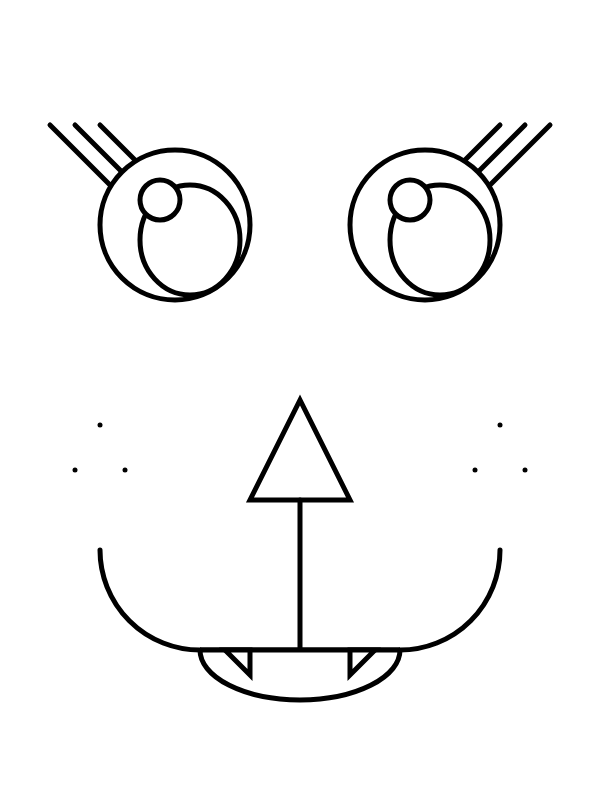
Frame 1 (no input)
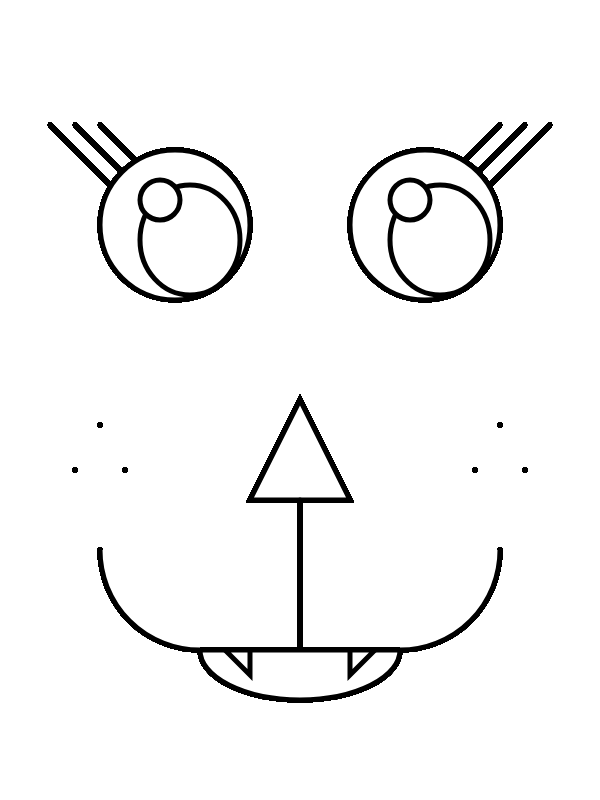
Frame 60 (no input)
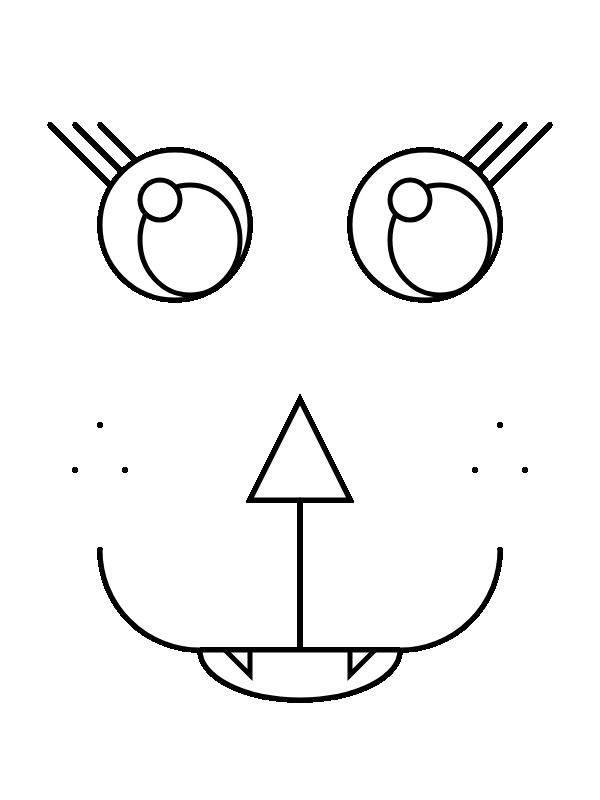
Frame 120 (the mouse pressed at the canvas centre since frame 60)

The p5.js sketch that drew these frames (run headless with seeded random() and noise() and a simulated clock; from frame 60 on, the mouse is pressed at the canvas centre):

// p5.js sketch
// ── sketch.js
// originally created by Jen G
// modified by susan evans

function setup() {
  createCanvas(600, 800);
  background(255);
}

function draw() {
  face(300, 400);
}

function face(x, y) {
  strokeWeight(5);
  eyes(x, y);
  nose(x, y);
  mouth(x, y);
}

function eyes(x, y) {
  line(x - 150, y - 225, x - 200, y - 275);
  line(x - 150, y - 200, x - 225, y - 275);
  line(x - 150, y - 175, x- 250, y - 275);
  
  line(x + 150, y - 225, x + 200, y - 275);
  line(x + 150, y - 200, x + 225, y - 275);
  line(x + 150, y - 175, x + 250, y - 275);
  
  ellipse(x - 125, y - 175, 150, 150);
  ellipse(x + 125, y - 175, 150, 150);
  
  ellipse(x - 110, y - 160, 100, 110);
  ellipse(x + 140, y - 160, 100, 110);
  
  ellipse(x - 140, y - 200, 40, 40);
  ellipse(x + 110, y - 200, 40, 40);
}

function nose(x, y) {
  triangle(x, y, x - 50, y + 100, x + 50, y + 100);
  line(x, y + 100, x, y + 250);
  
  point(x - 200, y + 25);
  point(x - 225, y + 70);
  point(x - 175, y + 70);

  point(x + 200, y + 25);
  point(x + 225, y + 70);
  point(x + 175, y + 70);  
}

function mouth(x, y) {
  line(x - 100, y + 250, x + 100, y + 250);
  
  arc(x, y + 250, 200, 100, 0, PI, CHORD);  
  arc(x - 100, y + 150, 200, 200, HALF_PI, PI);
  arc(x + 100, y + 150, 200, 200, 0, HALF_PI);
  
  teeth(x, y);
}

function teeth(x, y) {
  triangle(x - 75, y + 250, x - 50, y + 250, x - 50, y + 275);
  triangle(x + 75, y + 250, x + 50, y + 250, x + 50, y + 275);
}
